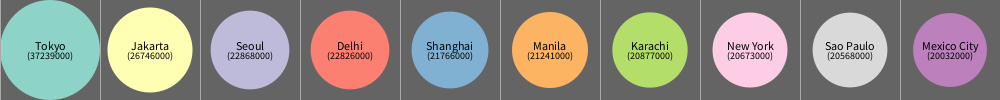
Frame 1 (no input)
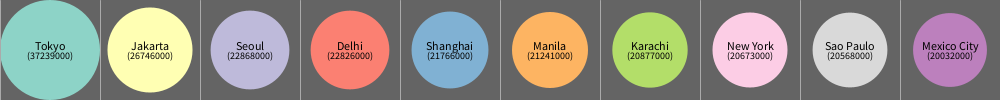
Frame 60 (the mouse pressed at the canvas centre just before this capture)
Frame 120 (the mouse held since frame 60 and released just before this capture): identical to frame 60, image omitted

The Processing sketch that drew these frames (run headless with seeded random() and noise(); from frame 60 on, the mouse is pressed at the canvas centre):

// Processing sketch: assignment4a
// ── assignment4a.pde

color bgColor;

String[] nameArray;
int[] populationArray;
float[] radiusArray;

color[] palletArray;

float maxRadius;

void setup(){
  
  size(1000, 100);
  
  bgColor = color(100);
  
  palletArray = new color[] {#8dd3c7, #ffffb3, #bebada, #fb8072, #80b1d3, #fdb462, #b3de69, #fccde5, #d9d9d9, #bc80bd};
  
  nameArray = new String [] {"Tokyo", "Jakarta", "Seoul",
                           "Delhi", "Shanghai", "Manila",
                           "Karachi", "New York", "Sao Paulo",
                           "Mexico City"};
  
  populationArray = new int []{37239000, 26746000, 22868000,
                          22826000, 21766000, 21241000,
                          20877000,20673000, 20568000,
                          20032000};
  
  radiusArray = new float [populationArray.length];
  
  //caculate the radius to produce the an area of the value in the population array
  for(int i = 0; i < populationArray.length; i++){
    radiusArray[i] = sqrt(populationArray[i] / PI);
  }
                           
  maxRadius = width / (2 * populationArray.length);
}

void draw(){

  background(bgColor);
  
  fill(#FF0000);
  ellipseMode(RADIUS);
  
  textAlign(CENTER);
  
  float x = 0.0;
  float radius = 0.0;
  for(int i = 0; i < radiusArray.length; i++){
    
    noStroke();
    
    radius = map(radiusArray[i], 1, max(radiusArray), 1, maxRadius);
    x = map(i, 0, radiusArray.length -1, maxRadius, width - maxRadius);
    
    //draw elipse with area relevent to the population value
    fill(palletArray[i]);
    ellipse(x, height/2, radius, radius);
    
    fill(#000000);
    
    //draw item label
    textSize(12);
    text(nameArray[i], x, (height * 0.5));
    
    //draw value label
    textSize(10);
    text("(" + populationArray[i] + ")", x, (height * 0.5) + textAscent() + textDescent());
    
    //draw bubble separator
    stroke(#AAAAAA);
    strokeWeight(1);
    
    line(i * 100, 0, i * 100, height);
  }
}
